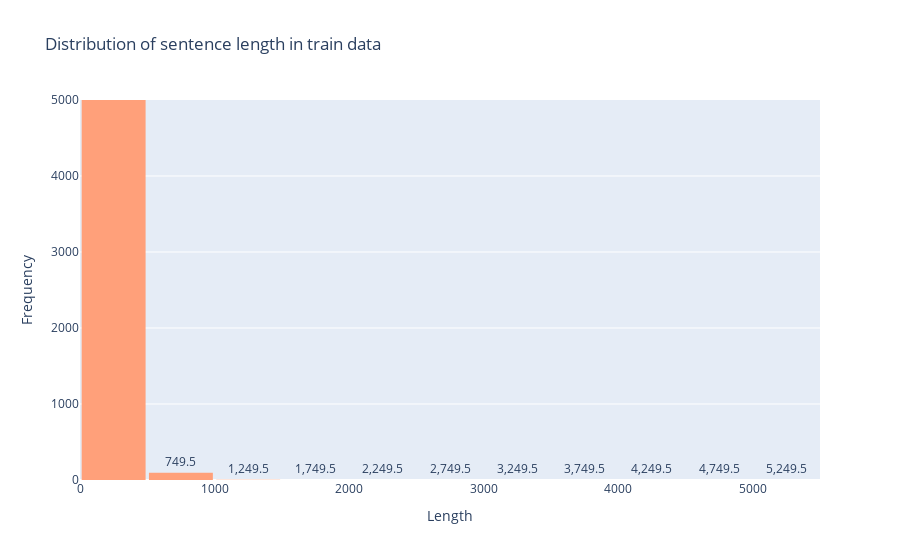

Notebook code cell kept with this figure:
### Markdown cell above
#### 1. Distribusi Kalimat

### Code cell
#membuat histogram
fig = go.Figure(data=[go.Histogram(x=df_train_eda['Length'], nbinsx=20, marker_color='lightsalmon')])

# membuat label di chart
fig.update_traces(texttemplate='%{x}', textposition='outside')

#menambahkan judul
fig.update_layout(
    title_text='Distribution of sentence length in train data',
    xaxis_title_text='Length',
    yaxis_title_text='Frequency',
    yaxis=dict(range=[0, 5000]),
    bargap=0.05,  # gap between bars of adjacent location coordinates
)

fig.show()

### Figure 1 — Plotly figure (JSON) as saved in the notebook; plotly's stock layout.template omitted (floating-point values rounded to 4 significant figures; data arrays with more than 128 entries replaced by an {"elided": "..."} marker saying what was removed)
{"data": [{"marker": {"color": "lightsalmon"}, "nbinsx": 20, "textposition": "outside", "texttemplate": "%{x}", "type": "histogram", "x": {"elided": "59002 int values"}}], "layout": {"bargap": 0.05, "title": {"text": "Distribution of sentence length in train data"}, "xaxis": {"title": {"text": "Length"}}, "yaxis": {"range": [0, 5000], "title": {"text": "Frequency"}}}}
